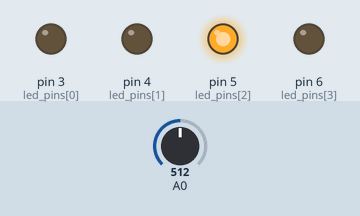
The sketch below on a simulated Arduino Uno, built with avr-gcc and run on an emulated ATmega328P. Shown: output pins drawn as LEDs (lit = HIGH). The inputs (shaded band) are chosen by the test bench; at power-on: A0 = 512.

Above: at 1.3 s.
1.4 s: A0 set to 0
At 1.9 s:
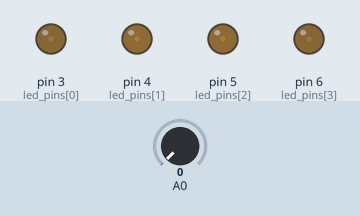
3.0 s: A0 set to 122
At 3.17 s:
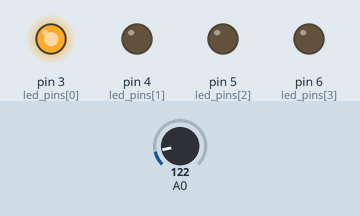
At 3.53 s:
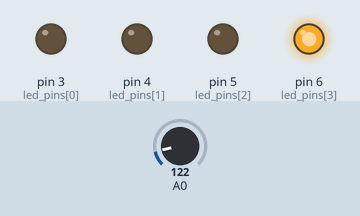
6.0 s: A0 set to 511
9.0 s: A0 set to 306
12.0 s: A0 set to 716
Timing chart, 0 to 16.0 s (numbered marks = the images above; inputs shaded):
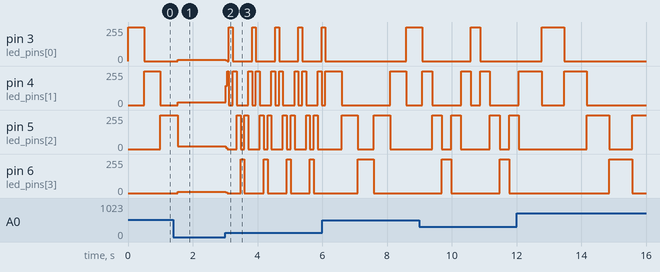

Measured:
- after the input at 1.4 s, pin 3 (led_pins[0]): 0/255 → 11/255 after 0.14 s; pin 4 (led_pins[1]): 0/255 → 22/255 after 0.14 s
- after the input at 3.0 s, pin 4 (led_pins[1]): 22/255 → 146/255 at once, then moves between 0/255 and 255/255, repeating every 0.71 s; pin 5 (led_pins[2]): 22/255 → 10/255 at once, then moves between 0/255 and 255/255, repeating every 0.71 s

The sketch:

ex-super-car.ino
```cpp
#define N_LEDS 4
int led_pins[N_LEDS] = { 3, 4, 5, 6};

int current = 0;
int step = 1;
int how_long_on_max = 1000;

void test(){
  for (int i = 0; i < N_LEDS; i++){
    digitalWrite(led_pins[i],HIGH);
  }
}

void setup() {
  for (int i = 0; i < N_LEDS; i++){
    pinMode(led_pins[i],OUTPUT);
  }
  /* testing */
  // test();
}


void loop() {
  int speed = analogRead(A0);
  float factor = ((float)speed)/1024;

  digitalWrite(led_pins[current],HIGH);
  delay(how_long_on_max*factor);
  digitalWrite(led_pins[current],LOW);

  current += step;

  if (current == N_LEDS){
    current = N_LEDS - 2;
    step = -step;
  } else if (current < 0){
    current = 1;
    step = -step;
  }
}
```
